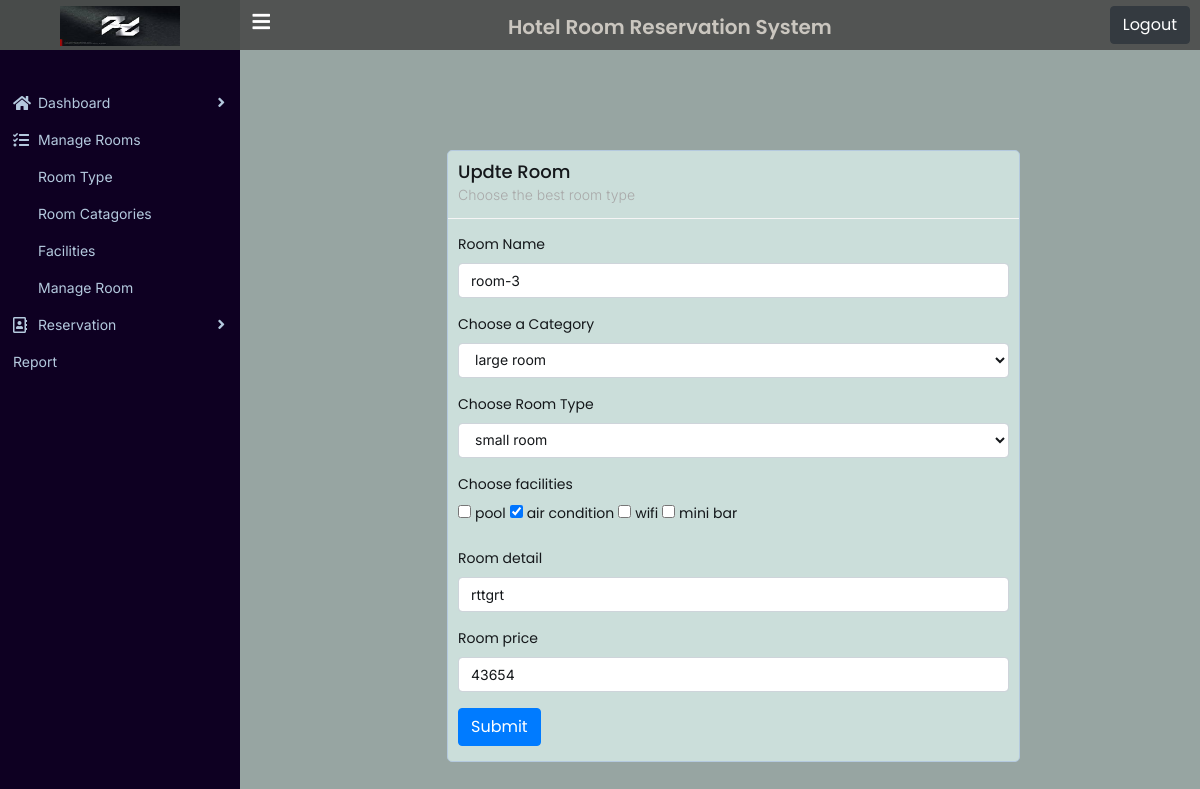
Screenshot of /edit_room.php?room_id=5 (signed in) with the database file from the repository.
### tables this page shows
CREATE TABLE `tb_room` (
  `room_id` int(11) NOT NULL,
  `room_name` varchar(50) DEFAULT NULL,
  `cat_id` int(11) NOT NULL,
  `room_type_id` int(11) NOT NULL,
  `facilities` varchar(255) NOT NULL,
  `details` varchar(255) NOT NULL,
  `price` varchar(100) NOT NULL,
  `created_at` datetime DEFAULT CURRENT_TIMESTAMP
);

CREATE TABLE `tb_categories` (
  `cat_id` int(11) NOT NULL,
  `cat_name` varchar(50) NOT NULL,
  `created_at` datetime NOT NULL DEFAULT CURRENT_TIMESTAMP
);

CREATE TABLE `tb_room_type` (
  `room_type_id` int(11) NOT NULL,
  `room_type_name` varchar(50) NOT NULL,
  `created_at` datetime NOT NULL DEFAULT CURRENT_TIMESTAMP
);

CREATE TABLE `facilities` (
  `facility_id` int(11) NOT NULL,
  `facility_name` varchar(50) NOT NULL,
  `created_at` datetime NOT NULL DEFAULT CURRENT_TIMESTAMP
);

### edit_room.php (the view, shortened to what this page needs)
<?php include "header.php";
 include "sidebar.php";
if(isset($_GET["room_id"])){
$id=$_GET["room_id"];
$sql="SELECT *FROM tb_room WHERE room_id='$id'";
$run=$conn->query($sql);
if($run->num_rows > 0){
    $room=$run->fetch_assoc();
    ?>
<div class="container-fluid">
        <div class="row">
                <div class="col-lg-6 offset-3">
                    <div class="type-box">
								<div class="box bup">
									<div class="box-header with-border">
										<h4 class="box-title ">Updte Room</h4>
										<p class="box-description">Choose the best room type</p>
									</div>
									<div class="box-body">
										<form action="delete_room.php?room_id=<?php echo $room["room_id"]?>" method="post">
                                        <div class="form-group">
												<label for="room_name">Room Name</label>
                                                <?php
                                                if(isset($predata)){?>
                                                 <input type="text" name="room_name" value="<?php echo $predata["room_name"]?>" id="room_name" class="form-control">
                                              <?php  }else{?>
                                                <input type="text" name="room_name" value="<?php echo $room["room_name"]?>" id="room_name" class="form-control">
                                            <?php
                                              }
											?>
											</div>
											<div class="form-group">
												<label for="cat_name">Choose a Category</label>
                                                <select name="cat_id" id="cat_name" class="form-control">
                                                <?php
                                                   $sql="SELECT *FROM tb_categories";
                                                    $run=$conn->query($sql);
                                                    if($run->num_rows>0){
                                                        while($show=$run->fetch_assoc()){?>
                                                <option value="<?php echo $show["cat_id"]?>"<?php
                                                if(isset($predata)){
                                                    if($predata["cat_id"]==$show["cat_id"]){
                                                        echo "selected";
                                                    }
                                                } else{
                                                    if($room["cat_id"]==$show["cat_id"]){
                                                        echo "selected";
                                                    }
                                                }
                                                ?>>
                                                <?php echo $show["cat_name"]?></option>
                                                <?php
                                                        }
                                                    }
                                                ?>
                                                </select>
											</div>
											<div class="form-group">
												<label for="room_type_name">Choose Room Type</label>
                                                <select name="room_type_id" id="room_type_name" class="form-control">
                                                <?php
                                                   $sql="SELECT *FROM tb_room_type";
                                                    $run=$conn->query($sql);
                                                    if($run->num_rows>0){
                                                        while($show=$run->fetch_assoc()){?>
                                                          <option value="<?php echo $show["room_type_id"]?>"<?php
                                                           if(isset($predata)){
                                                                  if($predata["room_type_id"]==$show["room_type_id"]){
                                                                     echo "selected";
                                                    }
                                                } else{
                                                    if($room["room_type_id"]==$show["room_type_id"]){
                                                        echo "selected";
                                                    }
                                                }
                                                ?>>
                                                 <?php echo $show["room_type_name"]?></option>
                                                <?php
                                                        }
                                                    }
                                                ?>
                                                </select>
											</div>
                                            <div class="form-group">
												<label for="facility_name">Choose facilities</label>
                                                <br>
                                                <?php
                                                   $sql="SELECT *FROM facilities";
                                                    $run=$conn->query($sql);
                                                    if($run->num_rows>0){
                                                        while($show=$run->fetch_assoc()){?>
                                                <input type="checkbox" id="facility_name" name="facilities[]" value="<?php echo $show["facility_name"]?>"
                                                <?php
                                                           if(isset($predata['facilities'])){
                                                           if(in_array($show["facility_name"],$predata['facilities'])){
                                                               echo "checked";
                                              }
                                          } else{
                                             $fac = json_decode($room['facilities']);
                                             if(in_array($show["facility_name"],$fac)){
                                                echo "checked";
                                              }
                                          }
                                                    ?>>
                                                <label for="facility_name"><?php echo $show["facility_name"]?></label>
                                                <?php
                                                        }
                                                    }
                                                    ?>
											</div>
                                            <div class="form-group">
											<label for="details">Room detail</label>
                                            <?php
                                                if(isset($predata)){?>
                                                 <input type="text" name="details" value="<?php echo $predata["details"]?>" id="details" class="form-control">
                                              <?php  }else{?>
                                                <input type="text" name="details" value="<?php echo $room["details"]?>" id="details" class="form-control">
                                            <?php
                                              }
											?>
											</div>
                                            <div class="form-group">
												<label for="price">Room price</label>
                                                <?php
                                                if(isset($predata)){?>
                                                 <input type="text" name="price" value="<?php echo $predata["price"]?>" id="price" class="form-control">
                                              <?php  }else{?>
                                                <input type="text" name="price" value="<?php echo $room["price"]?>" id="price" class="form-control">
                                            <?php
                                              }
											?>
											</div>
											<input  class="btn btn-primary" type="submit" name="update-room" value="Submit">
 <?php
}
}
?>
										</form>
									</div>
								</div>
							</div>
        </div>
      </div>
      </div>
<?php include "footer.php"?>

### assets/css/style.css (style rules this page uses)
* { margin: 0px; padding: 0px; box-sizing: border-box; outline: none; }
html, body { width: 100%; height: 100%; }
p, ul, ol { margin: 0; padding: 0; }
h1, h2, h3, h4, h5, h6 { font-family: "Poppins", sans-serif; font-weight: 600; margin: 0; padding: 0; color: #14171a; }
h4 { font-size: 18px; }
.btn { font-family: "Poppins", sans-serif; font-weight: 400; }
.box { background: #cbdeda; border: 1px solid #b4c9de; border-radius: 5px; margin-bottom: 30px; }
.box .box-header { padding: 10px 10px 15px 10px; }
.box .box-header.with-border { border-bottom: 1px solid #f5f5f5; }
.box .box-header .box-title { padding-bottom: 3px; font-weight: 500; }
.box .box-header .box-description { color: #a9a9a9; font-weight: 300; }
.box .box-body { padding: 15px 10px; }
.form-group label { color: #14171a; font-family: "Poppins", sans-serif; }
.form-group .form-control { font-size: 14px; font-weight: 400; color: #14171a; }
.form-group .form-control::placeholder { font-weight: 300; }
.type-box { margin-top: 100px; }
.bup { margin-right: -135px; margin-left: 132px; }

### rows the page displays
tb_room: room_name "room-3", cat_id "large room", room_type_id "small room", facilities "☑", details "rttgrt", price "43654"
facilities: facility_name "pool"
facilities: facility_name "air condition"
facilities: facility_name "wifi"
facilities: facility_name "mini bar"
